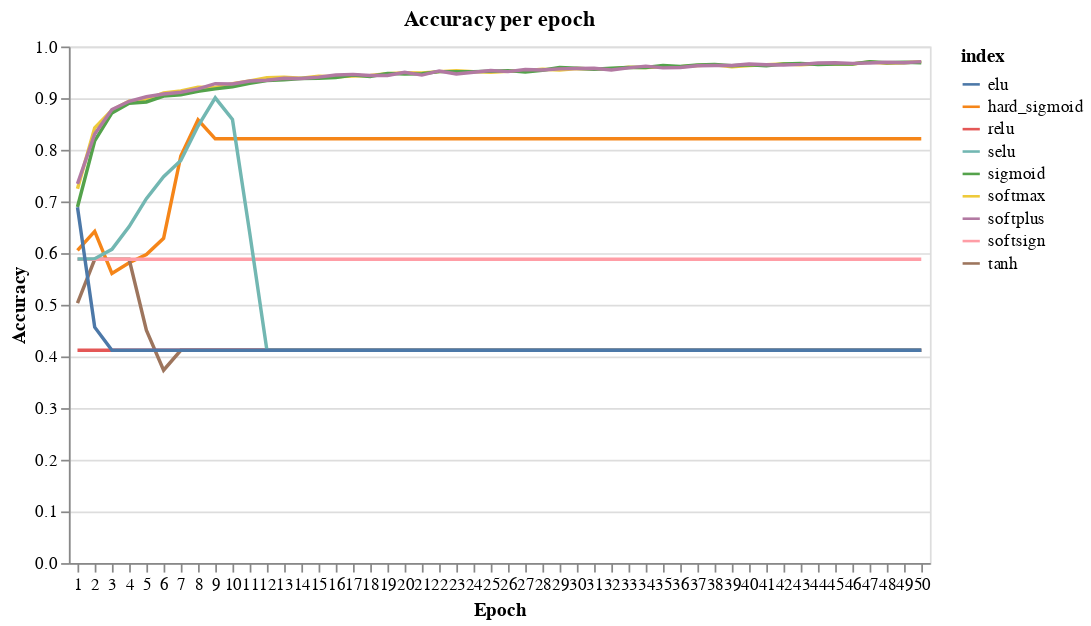

The notebook cell saved with this chart:
### Code cell
base = alt.Chart(source).mark_line().encode(
    x=alt.X('epoch:O', title='Epoch',axis=alt.Axis(labelAngle=-0)),
    y=alt.Y('accuracy:Q', title="Accuracy"),
    color='index:N',
).properties(
    height=300,
    width=500,
    title='Accuracy per epoch'
)

alt.layer(base, data=source)

### Figure 1 — Vega-Lite specification as saved in the notebook (floating-point values rounded to 4 significant figures; data arrays with more than 128 entries replaced by an {"elided": "..."} marker saying what was removed)
{"config": {"view": {"continuousWidth": 400, "continuousHeight": 300}}, "layer": [{"mark": "line", "encoding": {"color": {"type": "nominal", "field": "index"}, "x": {"type": "ordinal", "axis": {"labelAngle": 0}, "field": "epoch", "title": "Epoch"}, "y": {"type": "quantitative", "field": "accuracy", "title": "Accuracy"}}, "height": 300, "title": "Accuracy per epoch", "width": 500}], "data": {"name": "data-9a8b5d4bf3d04f664f059239d200a614"}, "$schema": "https://vega.github.io/schema/vega-lite/v4.8.1.json", "datasets": {"data-9a8b5d4bf3d04f664f059239d200a614": {"elided": "450 records"}}}
